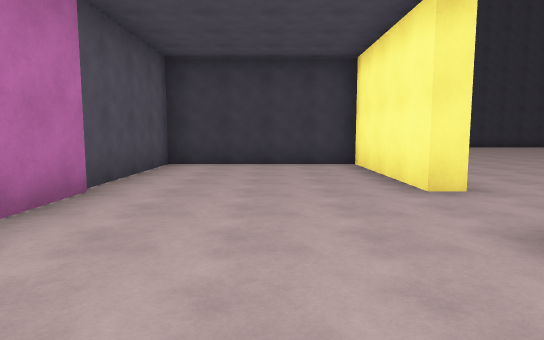
[1] (above)

21 first-person views from a walk through a Unity game level. The camera is 1.5 m above the floor, tilts 6° down and sees 75° across. Doors are open. The floor is counted in squares, 2 m on a side. Each view is taken from the middle of a square. On the plan, view 1 faces up. The plan holds only what a view shows up to about 11 squares ahead; the rest is blank. The place goes on beyond the plan. The player is left out.

[2]
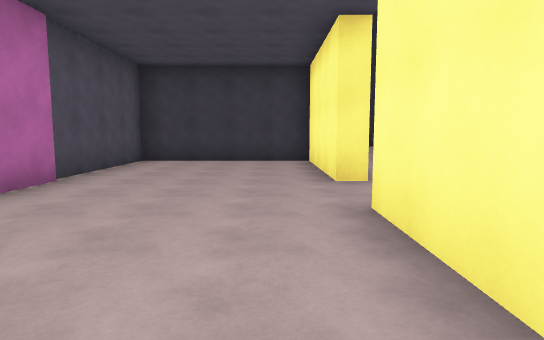

[3]
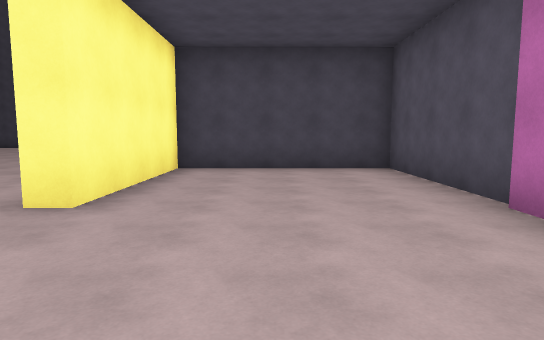

[4]
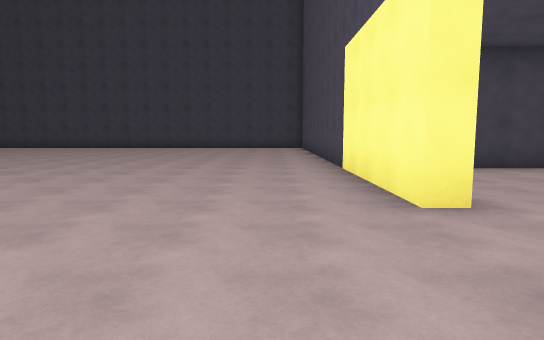

[5]
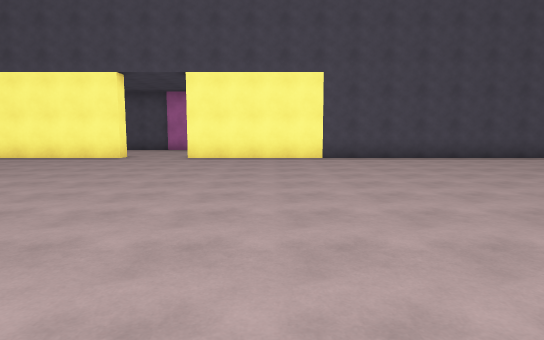

[6]
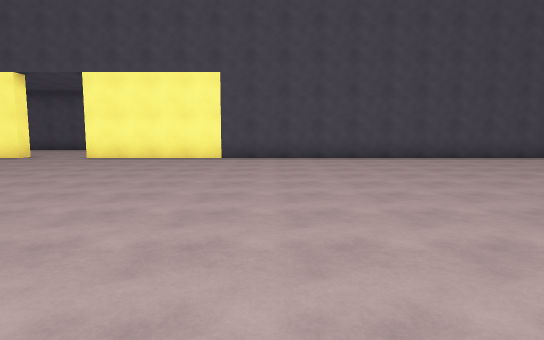

[7]
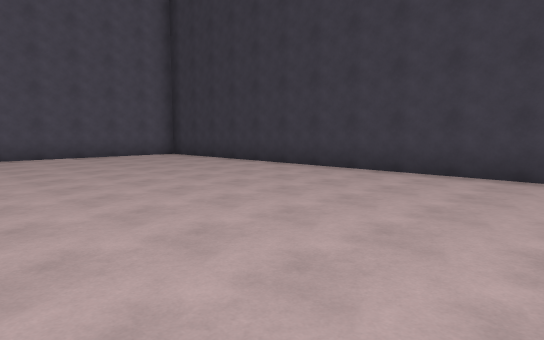

[8]
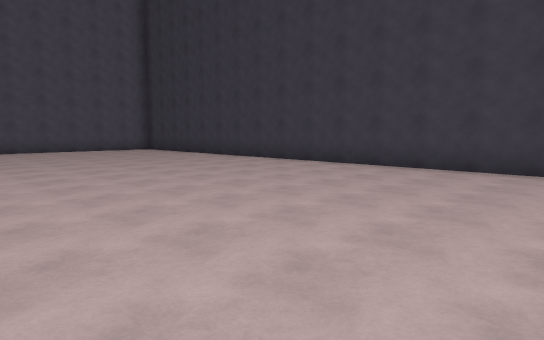

[9]
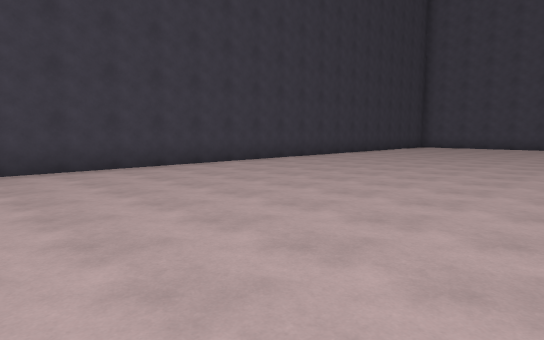

[10]
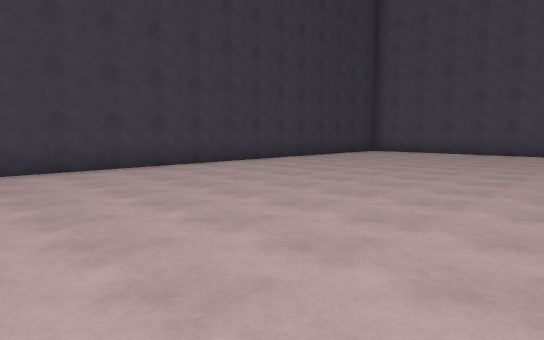

[11]
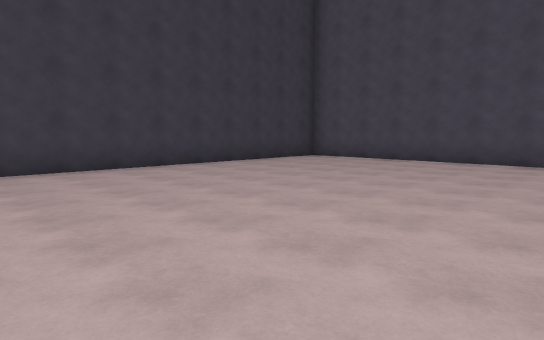

[12]
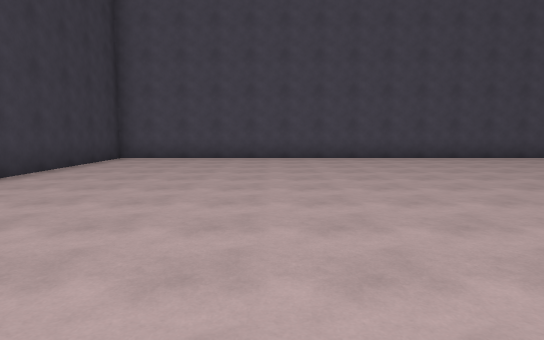

[13]
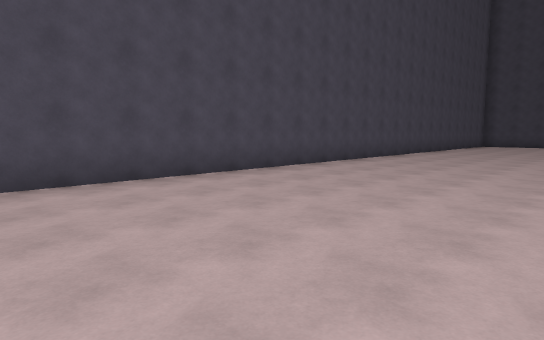

[14]
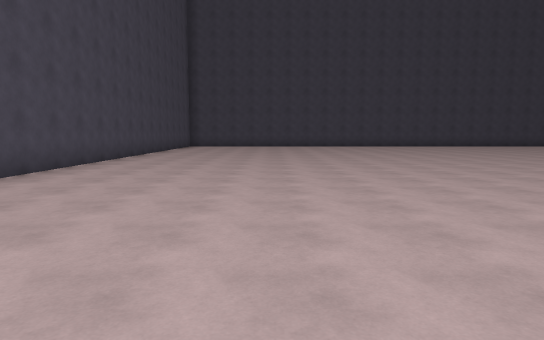

[15]
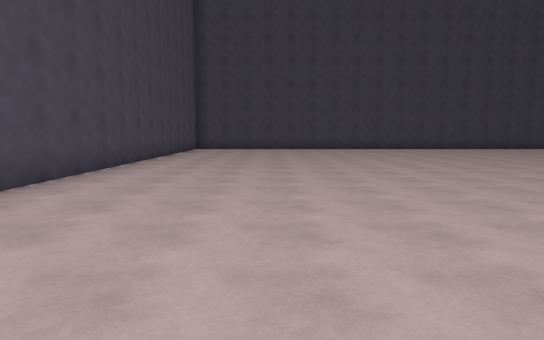

[16]
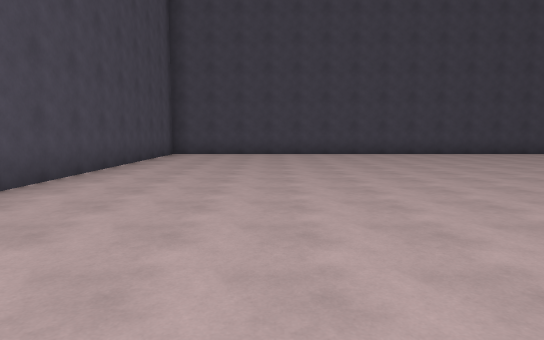

[17]
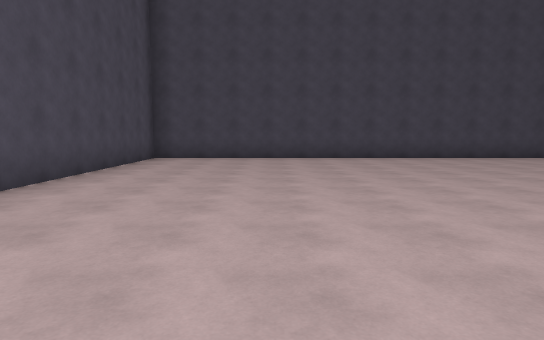

[18]
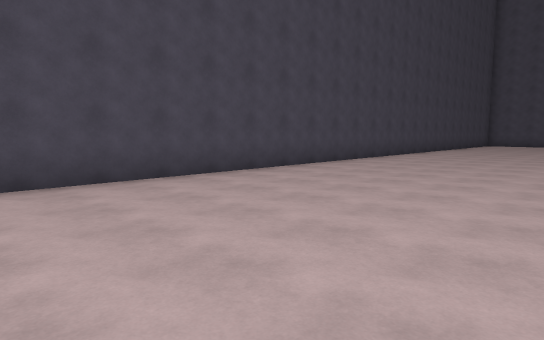

[19]
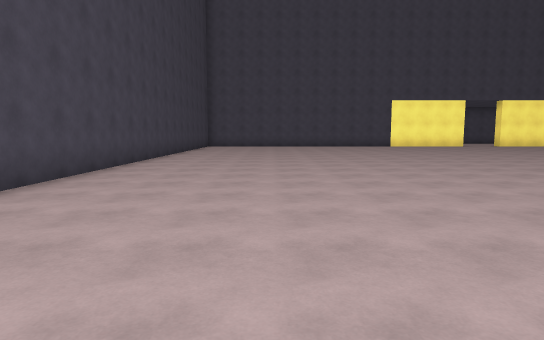

[20]
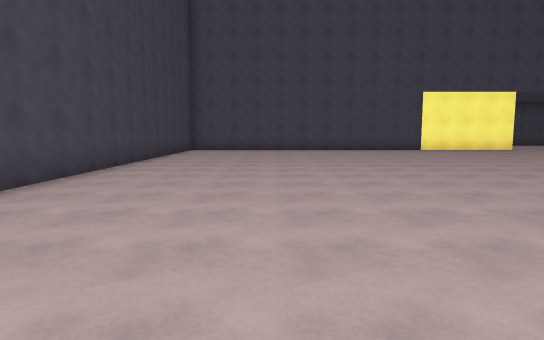

[21]
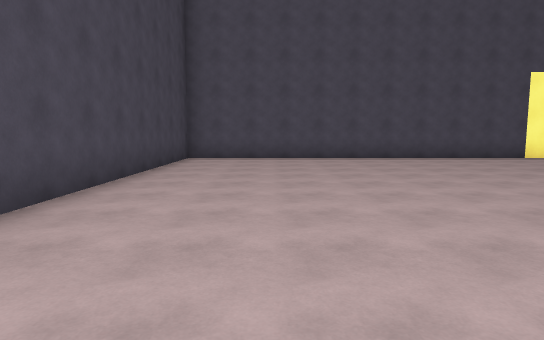

### Floor plan
Points are (right, up) in squares from view 1. A wall is a line through its corners. A room is listed if a view was taken in it or the views show most of it. See-through windows are left out.
Room 1 (views 1, 2, 3)
walls: (2, 4.5) (2, 8.5) (-2.4, 8.5) (-2.4, -1.5); (-2.6, -1.5) (2, -1.5) (2, 2.5)
ways out: open door at (2.5, 3.5) to room 2
Room 2 (views 4, 5, 6, 7, 8, 9, 10, 11, 12, 13, 14, 15, 16, 17, 18, 19, 20, 21)
walls: (2.5, 2.5) (2.5, -11.5) (32.5, -11.5) (32.5, 18.5) (4.9, 18.5); (2.5, 18.1) (2.5, 4.5)
ways out: open door at (2.5, 3.5) to room 1; open door at (33, 3.5)

Where each view was taken, in squares from view 1:
view 1: 0 up, 0 right, facing up
view 2: 1 down, 1 right, facing up
view 3: 6 up, 0 right, facing down
view 4: 6 up, 4 right, facing down
view 5: 7 up, 13 right, facing left
view 6: 10 up, 13 right, facing left
view 7: 12 up, 14 right, facing up-left
view 8: 11 up, 18 right, facing up-left
view 9: 11 up, 14 right, facing up-right
view 10: 11 up, 19 right, facing up-right
view 11: 11 up, 23 right, facing up-right
view 12: 14 up, 22 right, facing right
view 13: 10 up, 27 right, facing down-right
view 14: 8 up, 28 right, facing down
view 15: 5 up, 29 right, facing down
view 16: 1 up, 29 right, facing down
view 17: 1 down, 29 right, facing down
view 18: 6 down, 25 right, facing down-left
view 19: 8 down, 22 right, facing left
view 20: 8 down, 18 right, facing left
view 21: 9 down, 13 right, facing left
